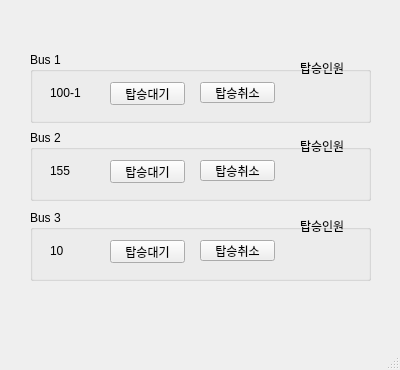
<?xml version="1.0" encoding="UTF-8"?>
<ui version="4.0">
 <class>MainWindow</class>
 <widget class="QMainWindow" name="MainWindow">
  <property name="geometry">
   <rect>
    <x>0</x>
    <y>0</y>
    <width>400</width>
    <height>370</height>
   </rect>
  </property>
  <property name="minimumSize">
   <size>
    <width>400</width>
    <height>370</height>
   </size>
  </property>
  <property name="maximumSize">
   <size>
    <width>400</width>
    <height>370</height>
   </size>
  </property>
  <property name="windowTitle">
   <string>Bus Stop</string>
  </property>
  <widget class="QWidget" name="centralwidget">
   <widget class="QGroupBox" name="groupBox">
    <property name="geometry">
     <rect>
      <x>30</x>
      <y>52</y>
      <width>341</width>
      <height>71</height>
     </rect>
    </property>
    <property name="title">
     <string>Bus 1</string>
    </property>
    <widget class="QPushButton" name="bus1Plus">
     <property name="geometry">
      <rect>
       <x>80</x>
       <y>30</y>
       <width>75</width>
       <height>23</height>
      </rect>
     </property>
     <property name="text">
      <string>탑승대기</string>
     </property>
    </widget>
    <widget class="QPushButton" name="bus1Minus">
     <property name="geometry">
      <rect>
       <x>170</x>
       <y>30</y>
       <width>75</width>
       <height>21</height>
      </rect>
     </property>
     <property name="text">
      <string>탑승취소</string>
     </property>
    </widget>
    <widget class="QLabel" name="bus">
     <property name="geometry">
      <rect>
       <x>20</x>
       <y>30</y>
       <width>51</width>
       <height>21</height>
      </rect>
     </property>
     <property name="text">
      <string>100-1</string>
     </property>
    </widget>
    <widget class="QLabel" name="label">
     <property name="geometry">
      <rect>
       <x>270</x>
       <y>0</y>
       <width>51</width>
       <height>31</height>
      </rect>
     </property>
     <property name="text">
      <string>탑승인원</string>
     </property>
    </widget>
    <widget class="QLabel" name="bus1Cnt">
     <property name="geometry">
      <rect>
       <x>270</x>
       <y>30</y>
       <width>51</width>
       <height>21</height>
      </rect>
     </property>
     <property name="text">
      <string/>
     </property>
    </widget>
   </widget>
   <widget class="QGroupBox" name="groupBox_2">
    <property name="geometry">
     <rect>
      <x>30</x>
      <y>130</y>
      <width>341</width>
      <height>71</height>
     </rect>
    </property>
    <property name="title">
     <string>Bus 2</string>
    </property>
    <widget class="QPushButton" name="bus2Plus">
     <property name="geometry">
      <rect>
       <x>80</x>
       <y>30</y>
       <width>75</width>
       <height>23</height>
      </rect>
     </property>
     <property name="text">
      <string>탑승대기</string>
     </property>
    </widget>
    <widget class="QPushButton" name="bus2Minus">
     <property name="geometry">
      <rect>
       <x>170</x>
       <y>30</y>
       <width>75</width>
       <height>21</height>
      </rect>
     </property>
     <property name="text">
      <string>탑승취소</string>
     </property>
    </widget>
    <widget class="QLabel" name="bus2">
     <property name="geometry">
      <rect>
       <x>20</x>
       <y>30</y>
       <width>51</width>
       <height>21</height>
      </rect>
     </property>
     <property name="text">
      <string>155</string>
     </property>
    </widget>
    <widget class="QLabel" name="label2">
     <property name="geometry">
      <rect>
       <x>270</x>
       <y>0</y>
       <width>51</width>
       <height>31</height>
      </rect>
     </property>
     <property name="text">
      <string>탑승인원</string>
     </property>
    </widget>
    <widget class="QLabel" name="bus2Cnt">
     <property name="geometry">
      <rect>
       <x>270</x>
       <y>30</y>
       <width>51</width>
       <height>21</height>
      </rect>
     </property>
     <property name="text">
      <string/>
     </property>
    </widget>
   </widget>
   <widget class="QGroupBox" name="groupBox_3">
    <property name="geometry">
     <rect>
      <x>30</x>
      <y>210</y>
      <width>341</width>
      <height>71</height>
     </rect>
    </property>
    <property name="title">
     <string>Bus 3</string>
    </property>
    <widget class="QPushButton" name="bus3Plus">
     <property name="geometry">
      <rect>
       <x>80</x>
       <y>30</y>
       <width>75</width>
       <height>23</height>
      </rect>
     </property>
     <property name="text">
      <string>탑승대기</string>
     </property>
    </widget>
    <widget class="QPushButton" name="bus3Minus">
     <property name="geometry">
      <rect>
       <x>170</x>
       <y>30</y>
       <width>75</width>
       <height>21</height>
      </rect>
     </property>
     <property name="text">
      <string>탑승취소</string>
     </property>
    </widget>
    <widget class="QLabel" name="bus3">
     <property name="geometry">
      <rect>
       <x>20</x>
       <y>30</y>
       <width>51</width>
       <height>21</height>
      </rect>
     </property>
     <property name="text">
      <string>10</string>
     </property>
    </widget>
    <widget class="QLabel" name="label3">
     <property name="geometry">
      <rect>
       <x>270</x>
       <y>0</y>
       <width>51</width>
       <height>31</height>
      </rect>
     </property>
     <property name="text">
      <string>탑승인원</string>
     </property>
    </widget>
    <widget class="QLabel" name="bus3Cnt">
     <property name="geometry">
      <rect>
       <x>270</x>
       <y>30</y>
       <width>51</width>
       <height>21</height>
      </rect>
     </property>
     <property name="text">
      <string/>
     </property>
    </widget>
   </widget>
  </widget>
  <widget class="QMenuBar" name="menubar">
   <property name="geometry">
    <rect>
     <x>0</x>
     <y>0</y>
     <width>400</width>
     <height>21</height>
    </rect>
   </property>
  </widget>
  <widget class="QStatusBar" name="statusbar"/>
 </widget>
 <resources/>
 <connections/>
</ui>
